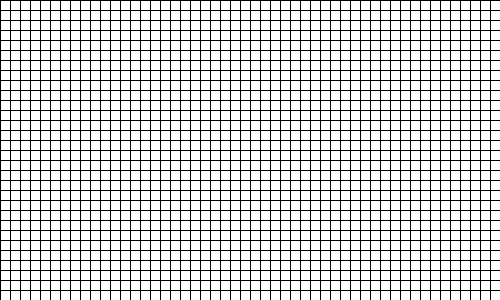
Frame 1 (no input)
Frame 60 (the mouse pressed at the canvas centre just before this capture): identical to frame 1, image omitted
Frame 120 (the mouse held since frame 60 and released just before this capture): identical to frame 1, image omitted

The Processing sketch that drew this single still picture (run headless with seeded random() and noise(); from frame 60 on, the mouse is pressed at the canvas centre):

// Processing sketch: grid
// ── grid.pde
int rectW = 10;
int rectH = 10;
 
void setup(){
  size(500,300);
  background(255);
  smooth();
}
 
void draw(){
  //(start; end; increment)
  for(int j=0; j < 300; j = j + 10){
    for(int i=0; i < 500; i = i + 10){
      rect(i, j, 300, 250);
    }
  }
   
}
